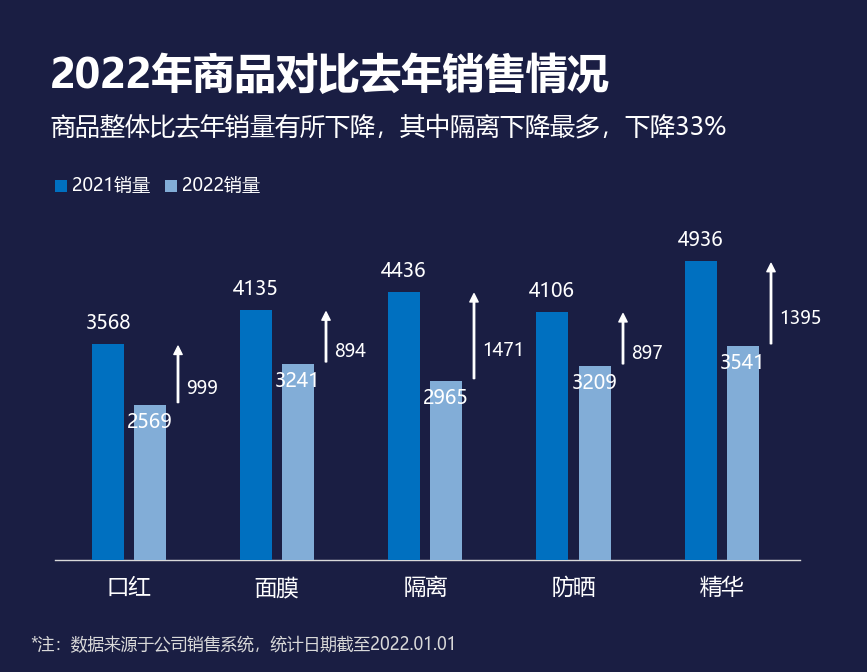

This chart was generated by the following Python code:
# -*- coding: utf-8 -*-
from pathlib import Path
import openpyxl
# 向上查找原始教材目录；只读，不修改 Excel。图形和标签共用同一组单元格值。
HERE = Path(__file__).resolve().parent
SOURCE = next((p for base in HERE.parents for p in base.glob('《*/第二章 图表(前15).xlsx')), None)
if SOURCE is None:
    raise FileNotFoundError('请把本文件夹放在教材 Excel 所在项目目录下。缺少 第二章 图表(前15).xlsx')
wb = openpyxl.load_workbook(SOURCE, data_only=True, read_only=True)
ws = wb['9 对比柱形图']
def col(letter, start, end):
    values = [ws[f'{letter}{r}'].value for r in range(start, end+1)]
    if any(v is None for v in values):
        raise ValueError(f'缺失数据：{ws.title}!{letter}{start}:{letter}{end}')
    return values

# -*- coding: utf-8 -*-
# 第9图「对比柱形图」复刻 数据：口红3568/2569/-999 面膜4135/3241/-894 隔离4436/2965/-1471 防晒4106/3209/-897 精华4936/3541/-1395
import numpy as np
import matplotlib
matplotlib.use('Agg')
import matplotlib.pyplot as plt
from matplotlib.patches import Rectangle, FancyArrow
import os

matplotlib.rcParams['font.sans-serif'] = ['Microsoft YaHei', 'SimHei']
matplotlib.rcParams['axes.unicode_minus'] = False

BG = '#1A1E43'
DBLUE = '#0070C0'
LBLUE = '#82ADD7'
NOTE = '#D9D9D9'
GRAY = '#D9D9D9'

W, H = 867, 672

cats = col('B',3,7)
v2021 = col('C',3,7)
v2022 = col('D',3,7)
diff = col('E',3,7)

BASE = 560
PX = 0.0605
BAR_W = 32
DB_X = [108, 256, 404, 552, 701]   # center of dark blue bar
LB_X = [150, 298, 446, 595, 743]   # center of light blue bar
GROUP_CX = [129, 277, 426, 574, 722]

fig = plt.figure(figsize=(W/100, H/100), dpi=100)
fig.patch.set_facecolor(BG)
ax = fig.add_axes([0, 0, 1, 1])
ax.set_xlim(0, W)
ax.set_ylim(H, 0)
ax.set_facecolor(BG)
for s in ax.spines.values():
    s.set_visible(False)
ax.set_xticks([])
ax.set_yticks([])

# baseline
ax.plot([55, 800], [BASE, BASE], color=GRAY, linewidth=1, zorder=2)

for i in range(5):
    h1 = v2021[i] * PX
    h2 = v2022[i] * PX
    # dark blue bar
    ax.add_patch(Rectangle((DB_X[i]-BAR_W/2, BASE-h1), BAR_W, h1,
                           facecolor=DBLUE, edgecolor='none', zorder=3))
    # light blue bar
    ax.add_patch(Rectangle((LB_X[i]-BAR_W/2, BASE-h2), BAR_W, h2,
                           facecolor=LBLUE, edgecolor='none', zorder=3))
    # value on top of dark blue (above bar)
    ax.text(DB_X[i], BASE-h1-10, str(v2021[i]), color='white',
            fontsize=14, ha='center', va='bottom', zorder=5)
    # value inside light blue bar near top
    ax.text(LB_X[i], BASE-h2+18, str(v2022[i]), color='white',
            fontsize=14, ha='center', va='center', zorder=5)
    # category label below baseline
    ax.text(GROUP_CX[i], BASE+28, cats[i], color='white',
            fontsize=16, ha='center', va='center', zorder=5)
    # arrow from dark-blue top to light-blue top (downward)
    x_arr = LB_X[i] + BAR_W/2 + 12
    y_from = BASE - h1
    y_to = BASE - h2
    ax.annotate('', xy=(x_arr, y_from+2), xytext=(x_arr, y_to-2),
                arrowprops=dict(facecolor='white', edgecolor='white',
                                width=1, headwidth=6, headlength=6),
                zorder=4)
    # diff label to the right of arrow
    ax.text(x_arr + 8, (y_from + y_to)/2 + 15, str(diff[i]), color='white',
            fontsize=13, ha='left', va='center', zorder=5)

# title
ax.text(50, 55, '2022年商品对比去年销售情况', color='white',
        fontsize=30, fontweight='bold', ha='left', va='top', zorder=5)
# subtitle
ax.text(50, 115, '商品整体比去年销量有所下降，其中隔离下降最多，下降33%',
        color='white', fontsize=18, ha='left', va='top', zorder=5)
# legend
ax.add_patch(Rectangle((55, 180), 12, 12, facecolor=DBLUE, edgecolor='none', zorder=5))
ax.text(72, 186, '2021销量', color='white', fontsize=13, ha='left', va='center', zorder=5)
ax.add_patch(Rectangle((165, 180), 12, 12, facecolor=LBLUE, edgecolor='none', zorder=5))
ax.text(182, 186, '2022销量', color='white', fontsize=13, ha='left', va='center', zorder=5)
# note
ax.text(30, 645, '*注：数据来源于公司销售系统，统计日期截至2022.01.01', color=NOTE,
        fontsize=12, ha='left', va='center', zorder=5)

out = str(HERE / '对比柱形图_复刻.png')
os.makedirs(os.path.dirname(out), exist_ok=True)
plt.savefig(out, dpi=100, facecolor=BG, bbox_inches=None, pad_inches=0)
print('saved', out)
